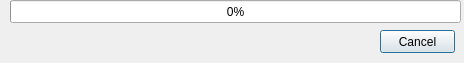
<?xml version="1.0" encoding="UTF-8"?>
<ui version="4.0">
 <class>dirscanner</class>
 <widget class="QDialog" name="dirscanner">
  <property name="geometry">
   <rect>
    <x>0</x>
    <y>0</y>
    <width>464</width>
    <height>63</height>
   </rect>
  </property>
  <property name="minimumSize">
   <size>
    <width>464</width>
    <height>63</height>
   </size>
  </property>
  <property name="maximumSize">
   <size>
    <width>464</width>
    <height>63</height>
   </size>
  </property>
  <property name="windowTitle">
   <string>Dialog</string>
  </property>
  <widget class="QProgressBar" name="scanProgressBar">
   <property name="geometry">
    <rect>
     <x>10</x>
     <y>0</y>
     <width>451</width>
     <height>23</height>
    </rect>
   </property>
   <property name="value">
    <number>0</number>
   </property>
  </widget>
  <widget class="QPushButton" name="cancelButton">
   <property name="geometry">
    <rect>
     <x>380</x>
     <y>30</y>
     <width>75</width>
     <height>23</height>
    </rect>
   </property>
   <property name="text">
    <string>Cancel</string>
   </property>
  </widget>
 </widget>
 <resources/>
 <connections/>
</ui>
